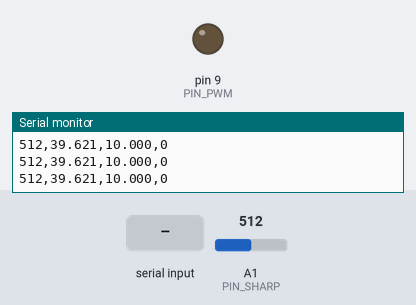
The sketch below on a simulated Arduino Uno, built with avr-gcc and run on an emulated ATmega328P. Parts: output pins drawn as LEDs (lit = HIGH), the last lines printed to the serial monitor. The inputs (shaded band) are chosen by the test bench; at power-on: A1 (PIN_SHARP) = 512.

Above: at 1.2 s.
1.3 s: A1 (PIN_SHARP) set to 122
4.3 s: "30,150\n" received over Serial
At 7.09 s:
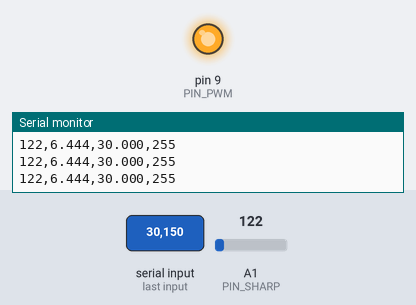
7.3 s: A1 (PIN_SHARP) set to 716
At 7.4 s:
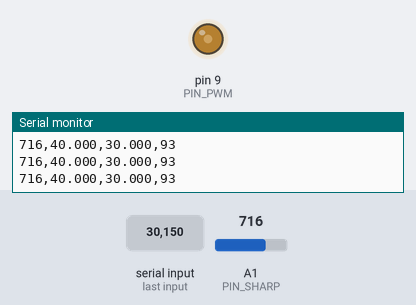
Timing chart, 0 to 14.3 s (numbered marks = the images above; inputs shaded):
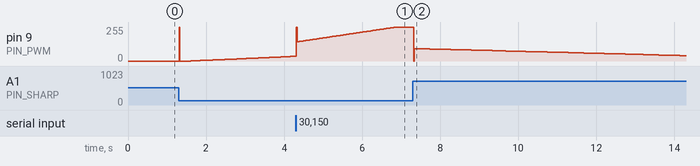

The sketch:

PID_levitador_2.ino
```cpp
// ===============================================================
// Levitador neumático - calibración polinómica (curva de Excel)
// La altura se calcula en función del voltaje de salida del sensor
// y = 0.0016x^4 - 0.0264x^3 + 0.1618x^2 - 0.3011x + 0.6495
// ===============================================================

// ----- PINES -----
const int PIN_SHARP = A1;   // entrada analógica del sensor Sharp (0-5V)
const int PIN_PWM   = 9;    // salida PWM al ventilador (control velocidad)

// ----- TIEMPOS -----
const unsigned long DT_US = 20000; // periodo del lazo de control = 20 ms (50 Hz)
const float DT = DT_US * 1e-6;     // lo mismo expresado en segundos

// ----- RANGO -----
const float H_MIN = 0.0;   // altura mínima en cm (0 cm)
const float H_MAX = 40.0;  // altura máxima en cm (40 cm)

// ----- PID (ganancias iniciales, AJUSTAR) -----
float kp = 0.105;   // proporcional
float ki = 0.03;   // integral
float kd = 0.05;   // derivativo

float setpoint = 10.0; // altura deseada por defecto (10 cm)

// ----- VARIABLES DEL CONTROL -----
float altura = 0.0;      // altura medida (cm)
float err = 0.0;         // error = setpoint - altura
float err_prev = 0.0;    // error anterior (para derivada)
float integ = 0.0;       // parte integral acumulada
float deriv = 0.0;       // parte derivativa
float u = 0.0;           // salida del PID (en "voltios virtuales")

unsigned long t1, t2;    // tiempos para mantener periodo fijo

// ----- DEBUG -----
const bool PRINT_VERBOSE = true; // si es true imprime muchos datos en Serial

// ===============================================================
// FUNCIONES AUXILIARES
// ===============================================================

// Convierte lectura ADC (0-1023) a voltaje real (0-5V)
float adcToVolt(int raw) {
  return raw * (5.0 / 1023.0);
}

// Convierte voltaje medido -> altura (cm)
// usando el polinomio que ajustaste en Excel
float sharpVoltToCm(float v) {
  float d = 2.011*pow(v,5) -22.384*pow(v,4) + 95.135*pow(v,3) - 193.21*pow(v,2) + 200.14*v - 61.691;
  return constrain(d, H_MIN, H_MAX);
}

// ===============================================================
// CONFIGURACIÓN INICIAL
// ===============================================================
void setup() {
  Serial.begin(115200);     // habilita puerto serial para depuración
  pinMode(PIN_PWM, OUTPUT); // define pin de salida PWM
  analogWrite(PIN_PWM, 0);  // arranca con PWM en 0 (ventilador apagado)

  Serial.println(F("LEVITADOR: inicio con calibracion polinomica (salida 0-5V)"));
  Serial.println(F("Envía por Serial un número (ej: 20) para cambiar el setpoint"));
  Serial.println(F("O escribe: PID kp ki kd   (ej: PID 0.08 0.02 0.01)"));
  Serial.println();
}

// ===============================================================
// LECTURA DE COMANDOS SERIAL (para ajustar setpoint o PID)
// ===============================================================
void processSerial() {
  if (Serial.available() == 0) return;  // no hay datos -> salir

  String s = Serial.readStringUntil('\n'); // lee línea completa
  s.trim(); // elimina espacios
  if (s.length() == 0) return;

  // Si el comando empieza con "PID", interpreta como ajuste de ganancias
  if (s.startsWith("PID") || s.startsWith("pid")) {
    float k1=kp,k2=ki,k3=kd;
    int n = sscanf(s.c_str(), "PID %f %f %f", &k1, &k2, &k3);
    if (n >= 1) kp = k1;
    if (n >= 2) ki = k2;
    if (n >= 3) kd = k3;

    Serial.print("PID actualizado: kp="); Serial.print(kp,5);
    Serial.print(" ki="); Serial.print(ki,6);
    Serial.print(" kd="); Serial.println(kd,6);
    return;
  }

  // Si es solo un número -> lo toma como nuevo setpoint
  float v = s.toFloat();
  if (!(v == 0.0 && s != "0" && s != "0.0")) {
    if (v >= H_MIN && v <= H_MAX) {
      setpoint = v;
      Serial.print("Setpoint = "); Serial.print(setpoint); Serial.println(" cm");
    } else {
      Serial.println("Setpoint fuera de rango (0-40)");
    }
  } else {
    Serial.println("Comando no entendido.");
  }
}

// ===============================================================
// BUCLE PRINCIPAL
// ===============================================================
void loop() {
  t1 = micros();  // guarda tiempo de inicio de ciclo
  processSerial(); // revisa si llegaron comandos por Serial

  // --- 1. Lectura del sensor ---
  //int raw = analogRead(PIN_SHARP);   // ADC 0..1023
  //float volt = adcToVolt(raw);       // voltaje 0..5V
  //altura = sharpVoltToCm(volt);      // convierte a cm usando polinomio
  int raw = analogRead(PIN_SHARP);
  float volt = adcToVolt(raw);       // voltaje 0..5V
  altura = sharpVoltToCm(volt);

  // --- 2. Calculo del PID ---
  err = setpoint - (altura -5);      // error actual
  integ += err * DT;            // acumula parte integral
  integ = constrain(integ, -100.0, 100.0); // evita saturación (anti-windup)
  deriv = (err - err_prev) / DT; // derivada = delta error / tiempo
  u = kp * err + ki * integ + kd * deriv; // salida PID
  err_prev = err; // guarda error actual

  // --- 3. Salida a PWM ---
  float vOut = constrain(u, 0.0, 5.0);      // limita a rango válido 0-5V
  int pwm = map(vOut * 100, 0, 500, 0, 255); // escala 0-5V → 0-255 PWM
  analogWrite(PIN_PWM, pwm);                // aplica al ventilador

  // --- 4. Telemetría (para graficar en PC) ---
  if (PRINT_VERBOSE) {
    // imprime: ADC, Voltaje, Altura, Setpoint, salida PID, PW0
    Serial.print(raw); Serial.print(',');
    //Serial.print(volt,4); Serial.print(',');
    Serial.print(altura,3); Serial.print(',');
    Serial.print(setpoint,3); Serial.print(',');
    //Serial.print(vOut,3); Serial.print(',');

    Serial.println(pwm);
  }

  // --- 5. Mantener periodo fijo (20 ms) ---
  t2 = micros();
  while ((t2 - t1) < DT_US) t2 = micros();
}
```
